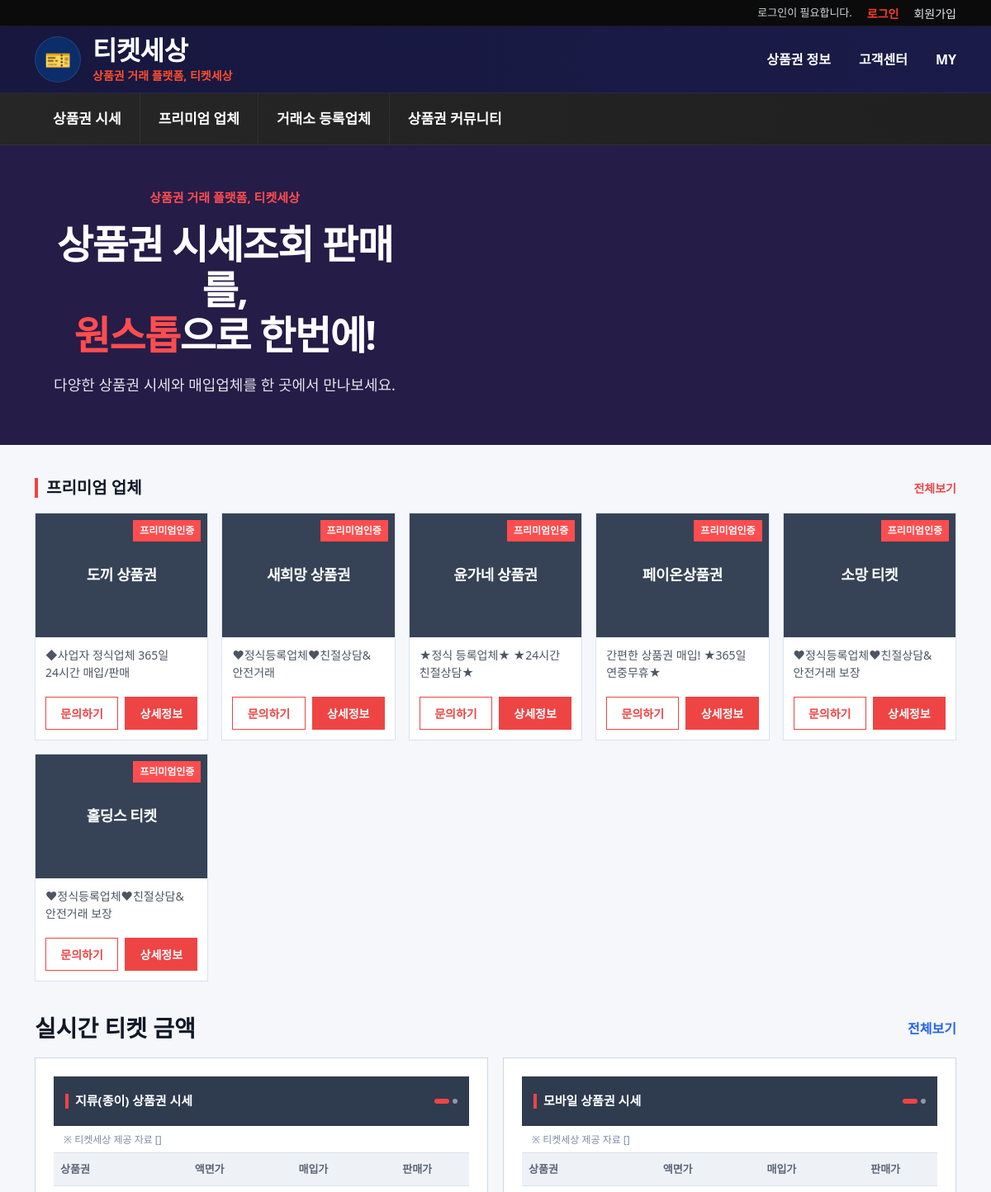
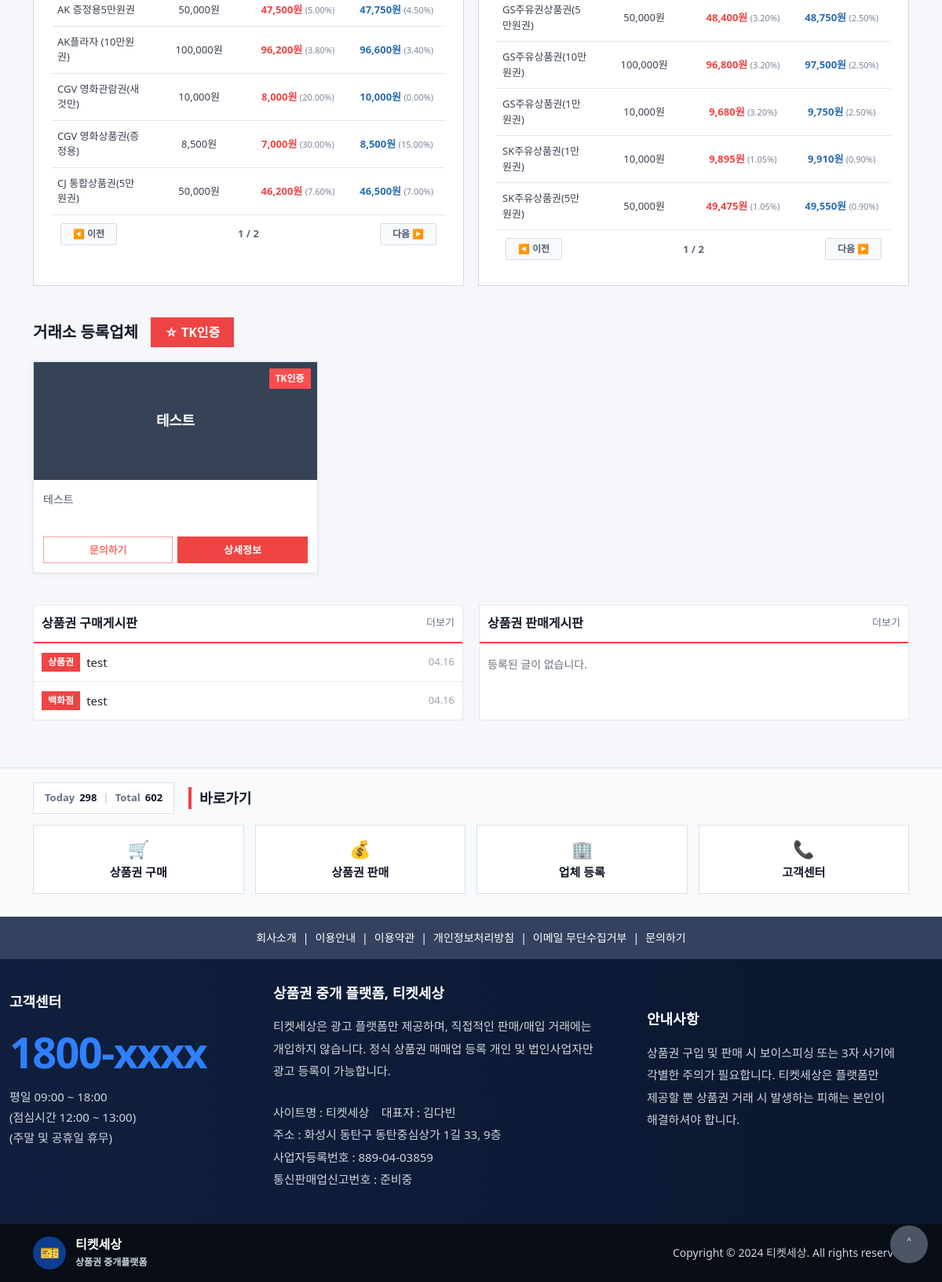
The page / on the database its author committed (2 pictures, top to bottom).
### leads/models.py (models this page shows, shortened)
class MainBannerCard(models.Model):
    title = models.CharField("업체명", max_length=100)
    desc = models.TextField("설명", blank=True)
    extra_desc = models.TextField("부가설명", blank=True)
    link_url = models.URLField("바로가기 링크", blank=True)
    phone = models.CharField("연락처", max_length=30, blank=True)
    business_number = models.CharField("사업자등록번호", max_length=100, blank=True)
    ecommerce_number = models.CharField("통신판매업 신고번호", max_length=100, blank=True)
    agency = models.CharField("등록기관", max_length=100, blank=True)
    office_address = models.CharField("영업소", max_length=200, blank=True)
    is_active = models.BooleanField("노출 여부", default=True)
    sort = models.IntegerField("정렬 순서", default=1)

class GiftcardPrice(models.Model):
    class Kind(models.TextChoices):
        PAPER = "PAPER", "지류(종이)"
        MOBILE = "MOBILE", "모바일"
    name = models.CharField(max_length=50, verbose_name="상품권명")
    kind = models.CharField(max_length=10, choices=Kind.choices, verbose_name="구분")
    face_value = models.PositiveIntegerField(default=0, verbose_name="액면가")
    buy_price = models.PositiveIntegerField(default=0, verbose_name="매입가")
    buy_rate = models.DecimalField(max_digits=5, decimal_places=2, default=0, verbose_name="매입 퍼센트")
    sell_price = models.PositiveIntegerField(default=0, verbose_name="판매가")
    sell_rate = models.DecimalField(max_digits=5, decimal_places=2, default=0, verbose_name="판매 퍼센트")
    is_active = models.BooleanField(default=True, verbose_name="노출 여부")
    sort = models.PositiveSmallIntegerField(default=1, verbose_name="정렬순서")
    created_at = models.DateTimeField(auto_now_add=True)
    updated_at = models.DateTimeField(auto_now=True)

class RegisteredCompany(models.Model):
    name = models.CharField(max_length=50)
    desc = models.CharField(max_length=200, blank=True)
    image = models.ImageField(upload_to="companies/", blank=True, null=True)
    phone = models.CharField(max_length=30, blank=True)
    link_url = models.URLField(blank=True)
    reg_number = models.CharField("등록번호", max_length=100, blank=True)
    biz_number = models.CharField("사업자등록번호", max_length=100, blank=True)
    ecommerce_number = models.CharField("통신판매업 신고번호", max_length=100, blank=True)
    agency_name = models.CharField("등록기관", max_length=100, blank=True)
    office_address = models.CharField("영업소", max_length=200, blank=True)
    detail_content = models.TextField("상세설명", blank=True)
    warning_text = models.TextField("주의사항", blank=True)
    is_active = models.BooleanField(default=True)
    sort = models.PositiveSmallIntegerField(default=1)

class BoardPost(models.Model):
    class BoardType(models.TextChoices):
        BUY = "BUY", "구매게시판"
        SELL = "SELL", "판매게시판"
    class Category(models.TextChoices):
        DEPARTMENT = "department", "백화점"
        GIFT = "gift", "상품권"
        ETC = "etc", "기타"
    board_type = models.CharField(max_length=20, choices=BoardType.choices)
    category = models.CharField(
        max_length=20,
        choices=Category.choices,
        default=Category.ETC
    )
    title = models.CharField(max_length=200)
    content = models.TextField(blank=True)
    giftcard_type = models.CharField("상품권 종류", max_length=100, blank=True)
    face_value = models.IntegerField("상품권 금액", default=0)
    price = models.IntegerField("희망가격", default=0)
    available_date = models.DateField("거래 가능일", null=True, blank=True)
    image = models.ImageField(upload_to="board/", blank=True, null=True)
    author = models.ForeignKey(
        settings.AUTH_USER_MODEL,
        on_delete=models.SET_NULL,
        null=True,
        blank=True,
        related_name="board_posts"
    )
    is_active = models.BooleanField(default=True)
    created_at = models.DateTimeField(auto_now_add=True)

### leads/views.py (the view)
# urls.py: path("", views.site_index, name="site_index"),
def site_index(request):
    banners = MainBannerCard.objects.filter(is_active=True).order_by("sort")[:8]
    paper_prices = GiftcardPrice.objects.filter(
        is_active=True,
        kind=GiftcardPrice.Kind.PAPER
    ).order_by("sort", "name")[:10]
    mobile_prices = GiftcardPrice.objects.filter(
        is_active=True,
        kind=GiftcardPrice.Kind.MOBILE
    ).order_by("sort", "name")[:10]
    paper_price_chunks = [paper_prices[i:i+5] for i in range(0, len(paper_prices), 5)]
    mobile_price_chunks = [mobile_prices[i:i+5] for i in range(0, len(mobile_prices), 5)]
    companies = RegisteredCompany.objects.filter(
        is_active=True
    ).order_by("sort")[:12]
    buy_posts = BoardPost.objects.filter(
        board_type=BoardPost.BoardType.BUY,
        is_active=True
    ).order_by("-created_at")[:5]
    sell_posts = BoardPost.objects.filter(
        board_type=BoardPost.BoardType.SELL,
        is_active=True
    ).order_by("-created_at")[:5]
    price_count = len(paper_prices) + len(mobile_prices)
    return render(request, "site/index.html", {
        "banners": banners,
        "paper_prices": paper_prices,
        "mobile_prices": mobile_prices,
        "companies": companies,
        "active_nav": "home",
        "buy_posts": buy_posts,
        "sell_posts": sell_posts,
        "price_count": price_count,
        "paper_price_chunks": paper_price_chunks,
        "mobile_price_chunks": mobile_price_chunks,
    })

### templates/site/index.html (shortened to what this page needs)
{% extends "site/base_site.html" %}
{% load static %}
{% load humanize %}
{% block content %}
<section class="gm-hero gm-hero--ticket">
  <div class="gm-hero__slides">
  </div>
  <div class="gm-hero__overlay"></div>
  <div class="container">
    <div class="gm-ticket-hero">
      <div class="gm-ticket-hero__left">
        <div class="gm-ticket-hero__eyebrow">상품권 거래 플랫폼, 티켓세상</div>
        <h1 class="gm-ticket-hero__title">
          상품권 시세조회 판매를,<br>
          <span>원스톱</span>으로 한번에!
        </h1>
        <p class="gm-ticket-hero__desc">
          다양한 상품권 시세와 매입업체를 한 곳에서 만나보세요.
        </p>
      </div>
    </div>
  </div>
</section>
<section class="home-section">
  <div class="container">
    <div class="ts-premium-head">
      <div class="ts-premium-title">
        <span class="bar"></span>
        <h2>프리미엄 업체</h2>
      </div>
      <a href="{% url 'shopping_page' %}" class="ts-premium-more">전체보기</a>
    </div>
    <div class="ts-premium-grid">
      {% for b in banners %}
      <div class="ts-premium-card">
        <div class="ts-premium-card-top">
          <span class="ts-premium-badge">프리미엄인증</span>
          <div class="ts-premium-name">{{ b.title }}</div>
        </div>
        <div class="ts-premium-card-body">
          <p class="ts-premium-desc">
            {{ b.desc|default:"상품권 관련 추천 쇼핑몰입니다." }}
          </p>
          <div class="ts-premium-actions">
            {% if b.phone %}
              <a href="tel:{{ b.phone }}" class="ts-premium-btn line">문의하기</a>
            {% else %}
              <a href="{{ b.link_url }}" target="_blank" class="ts-premiun-btn line">문의하기</a>
            {% endif %}
            <a href="{% url 'shopping_detail' b.id %}" class="ts-premium-btn fill">상세정보</a>
          </div>
        </div>
      </div>
      {% empty %}
      <div class="empty-box">등록된 추천 쇼핑몰이 없습니다.</div>
      {% endfor %}
    </div>
  </div>
</section>
<section class="home-section">
  <div class="container">
    <div class="section-head">
      <h2>실시간 티켓 금액</h2>
      <a href="{% url 'prices_page' %}" class="section-more">전체보기</a>
    </div>
    <div class="price-grid">
      <div class="price-box">
        <div class="price-box-title-row">
          <div class="price-title-left">
            <span class="price-title-bar"></span>
            <div class="price-box-title">지류(종이) 상품권 시세</div>
          </div>
          {% if paper_price_chunks|length > 1 %}
          <div class="price-dots carousel-indicators">
            {% for chunk in paper_price_chunks %}
            <button type="button"
                    data-bs-target="#paperPriceCarousel"
                    data-bs-slide-to="{{ forloop.counter0 }}"
                    class="{% if forloop.first %}active{% endif %}"
                    {% if forloop.first %}aria-current="true"{% endif %}
                    aria-label="Slide {{ forloop.counter }}">
            </button>
            {% endfor %}
          </div>
          {% endif %}
        </div>
        <div class="price-sub-info">※ 티켓세상 제공 자료 [{{ today|date:"y. m. d" }}]</div>
        <div id="paperPriceCarousel" class="carousel slide" data-bs-ride="carousel" data-bs-interval="3500">
          <div class="carousel-inner">
            {% for chunk in paper_price_chunks %}
            <div class="carousel-item {% if forloop.first %}active{% endif %}">
              <div class="price-table-scroll">
                <table class="live-price-table">
                  <thead>
                    <tr>
                      <th>상품권</th>
                      <th>액면가</th>
                      <th>매입가</th>
                      <th>판매가</th>
                    </tr>
                  </thead>
                  <tbody>
                    {% for price in chunk %}
                    <tr>
                      <td>{{ price.name }}</td>
                      <td>{{ price.face_value|intcomma }}원</td>
                      <td>{{ price.buy_price|intcomma }}원 <span class="rate">({{ price.buy_rate }}%)</span></td>
                      <td>{{ price.sell_price|intcomma }}원 <span class="rate">({{ price.sell_rate }}%)</span></td>
                    </tr>
                    {% endfor %}
                  </tbody>
                </table>
              </div>
            </div>
            {% endfor %}
          </div>
          {% if paper_price_chunks|length > 1 %}
          <div class="price-bottom-nav">
            <button class="price-page-btn" type="button" data-bs-target="#paperPriceCarousel" data-bs-slide="prev">◀️ 이전</button>
            <div class="price-page-indicator">
              <span id="paperCurrentPage">1</span> / {{ paper_price_chunks|length }}
            </div>
            <button class="price-page-btn" type="button" data-bs-target="#paperPriceCarousel" data-bs-slide="next">다음 ▶️</button>
          </div>
          {% endif %}
        </div>
      </div>
      <div class="price-box">
        <div class="price-box-title-row">
          <div class="price-title-left">
            <span class="price-title-bar"></span>
            <div class="price-box-title">모바일 상품권 시세</div>
          </div>
          {% if mobile_price_chunks|length > 1 %}
          <div class="price-dots carousel-indicators">
            {% for chunk in mobile_price_chunks %}
            <button type="button"
                    data-bs-target="#mobilePriceCarousel"
                    data-bs-slide-to="{{ forloop.counter0 }}"
                    class="{% if forloop.first %}active{% endif %}"
                    {% if forloop.first %}aria-current="true"{% endif %}
                    aria-label="Slide {{ forloop.counter }}">
            </button>
            {% endfor %}
          </div>
          {% endif %}
        </div>
        <div class="price-sub-info">※ 티켓세상 제공 자료 [{{ today|date:"y. m. d" }}]</div>
        <div id="mobilePriceCarousel" class="carousel slide" data-bs-ride="carousel" data-bs-interval="3500">
          <div class="carousel-inner">
            {% for chunk in mobile_price_chunks %}
            <div class="carousel-item {% if forloop.first %}active{% endif %}">
              <div class="price-table-scroll">
                <table class="live-price-table">
                  <thead>
                    <tr>
                      <th>상품권</th>
                      <th>액면가</th>
                      <th>매입가</th>
                      <th>판매가</th>
                    </tr>
                  </thead>
                  <tbody>
                    {% for price in chunk %}
                    <tr>
                      <td>{{ price.name }}</td>
                      <td>{{ price.face_value|intcomma }}원</td>
                      <td>{{ price.buy_price|intcomma }}원 <span class="rate">({{ price.buy_rate }}%)</span></td>
                      <td>{{ price.sell_price|intcomma }}원 <span class="rate">({{ price.sell_rate }}%)</span></td>
                    </tr>
                    {% endfor %}
                  </tbody>
                </table>
              </div>
            </div>
            {% endfor %}
          </div>
          {% if mobile_price_chunks|length > 1 %}
          <div class="price-bottom-nav">
            <button class="price-page-btn" type="button" data-bs-target="#mobilePriceCarousel" data-bs-slide="prev">◀️ 이전</button>
            <div class="price-page-indicator">
              <span id="mobileCurrentPage">1</span> / {{ mobile_price_chunks|length }}
            </div>
            <button class="price-page-btn" type="button" data-bs-target="#mobilePriceCarousel" data-bs-slide="next">다음 ▶️</button>
          </div>
          {% endif %}
        </div>
      </div>
    </div>
  </div>
</section>
<section class="home-section">
  <div class="container">
    <div class="ts-company-head">
      <div class="ts-company-title-wrap">
        <h2 class="ts-company-title">거래소 등록업체</h2>
        <div class="ts-company-tabs">
          <button type="button" class="ts-company-tab active" data-filter="all">☆ TK인증</button>
        </div>
      </div>
    </div>
    <div class="ts-company-grid" id="tsCompanyGrid">
      {% for company in companies %}
      <div class="ts-company-card {% if company.is_active %}is-certified{% else %}is-uncertified{% endif %}">
        <div class="ts-company-card-top">
          {% if company.is_active %}
            <span class="ts-company-badge">TK인증</span>
          {% else %}
            <span class="ts-company-badge gray">미인증</span>
          {% endif %}
          <div class="ts-company-name">{{ company.name }}</div>
        </div>
        <div class="ts-company-card-body">
          <p class="ts-company-desc">
            {{ company.desc|default:"상품권 매입 · 판매 전문 업체입니다." }}
          </p>
          <div class="ts-company-actions">
            {% if company.phone %}
              <a href="tel:{{ company.phone }}" class="ts-company-btn line">문의하기</a>
            {% else %}
              <a href="{% url 'company_detail' company.id %}" class="ts-company-btn line">문의하기</a>
            {% endif %}
            <a href="{% url 'company_detail' company.id %}" class="ts-company-btn fill">상세정보</a>
          </div>
        </div>
      </div>
      {% empty %}
      <div class="empty-box">등록된 업체가 없습니다.</div>
      {% endfor %}
    </div>
  </div>
</section>
<section class="home-section">
  <div class="container">
    <div class="community-preview-grid">
      <div class="community-board-card">
        <div class="community-board-head">
          <h3>상품권 구매게시판</h3>
          <a href="{% url 'buy_board_page' %}">더보기</a>
        </div>
        <ul class="community-board-list">
          {% for post in buy_posts %}
          <li>
            <a href="{% url 'board_detail' 'buy' post.id %}">
              <div class="community-board-left">
                <span class="community-badge">{{ post.get_category_display }}</span>
                <span class="community-title">{{ post.title }}</span>
              </div>
              <span class="community-date">{{ post.created_at|date:"m.d" }}</span>
            </a>
          </li>
          {% empty %}
          <li class="community-empty">등록된 글이 없습니다.</li>
          {% endfor %}
        </ul>
      </div>
      <div class="community-board-card">
        <div class="community-board-head">
          <h3>상품권 판매게시판</h3>
          <a href="{% url 'sell_board_page' %}">더보기</a>
        </div>
        <ul class="community-board-list">
          {% for post in sell_posts %}
          <li>
            <a href="{% url 'board_detail' 'sell' post.id %}">
              <div class="community-board-left">
                {% if post.category %}
                  <span class="community-badge">{{ post.get_category_display }}</span>
                {% endif %}
                <span class="community-title">{{ post.title }}</span>
              </div>
              <span class="community-date">{{ post.created_at|date:"m.d" }}</span>
            </a>
          </li>
          {% empty %}
          <li class="community-empty">등록된 글이 없습니다.</li>
          {% endfor %}
        </ul>
      </div>
    </div>
  </div>
</section>
{% endblock %}

### rows shown on the page
MainBannerCard: title "도끼 상품권", desc "◆사업자 정식업체 365일 24시간 매입/판매"
MainBannerCard: title "새희망 상품권", desc "♥정식등록업체♥친절상담&안전거래"
MainBannerCard: title "윤가네 상품권", desc "★정식 등록업체★ ★24시간 친절상담★"
MainBannerCard: title "페이온상품권", desc "간편한 상품권 매입! ★365일 연중무휴★"
MainBannerCard: title "소망 티켓", desc "♥정식등록업체♥친절상담&안전거래 보장"
MainBannerCard: title "홀딩스 티켓", desc "♥정식등록업체♥친절상담&안전거래 보장"
GiftcardPrice: name "AK 증정용5만원권", face_value "50,000", buy_price "47,500", buy_rate "5.00", sell_price "47,750", sell_rate "4.50"
GiftcardPrice: name "AK플라자 (10만원권)", face_value "100,000", buy_price "96,200", buy_rate "3.80", sell_price "96,600", sell_rate "3.40"
GiftcardPrice: name "CGV 영화관람권(새것만)", face_value "10,000", buy_price "8,000", buy_rate "20.00", sell_price "10,000", sell_rate "0.00"
GiftcardPrice: name "CGV 영화상품권(증정용)", face_value "8,500", buy_price "7,000", buy_rate "30.00", sell_price "8,500", sell_rate "15.00"
GiftcardPrice: name "CJ 통합상품권(5만원권)", face_value "50,000", buy_price "46,200", buy_rate "7.60", sell_price "46,500", sell_rate "7.00"
GiftcardPrice: name "GS주유권상품권(5만원권)", face_value "50,000", buy_price "48,400", buy_rate "3.20", sell_price "48,750", sell_rate "2.50"
GiftcardPrice: name "GS주유상품권(10만원권)", face_value "100,000", buy_price "96,800", buy_rate "3.20", sell_price "97,500", sell_rate "2.50"
GiftcardPrice: name "GS주유상품권(1만원권)", face_value "10,000", buy_price "9,680", buy_rate "3.20", sell_price "9,750", sell_rate "2.50"
GiftcardPrice: name "SK주유상품권(1만원권)", face_value "10,000", buy_price "9,895", buy_rate "1.05", sell_price "9,910", sell_rate "0.90"
GiftcardPrice: name "SK주유상품권(5만원권)", face_value "50,000", buy_price "49,475", buy_rate "1.05", sell_price "49,550", sell_rate "0.90"
RegisteredCompany: is_active "TK인증", name "테스트", desc "테스트"
BoardPost: category "상품권", title "test", created_at "04.16"
BoardPost: category "백화점", title "test", created_at "04.16"

### other values the page prints
{{ paper_price_chunks|length }} "2"
{{ mobile_price_chunks|length }} "2"
{{ today_visitors }} "298"
{{ total_visitors }} "602"
